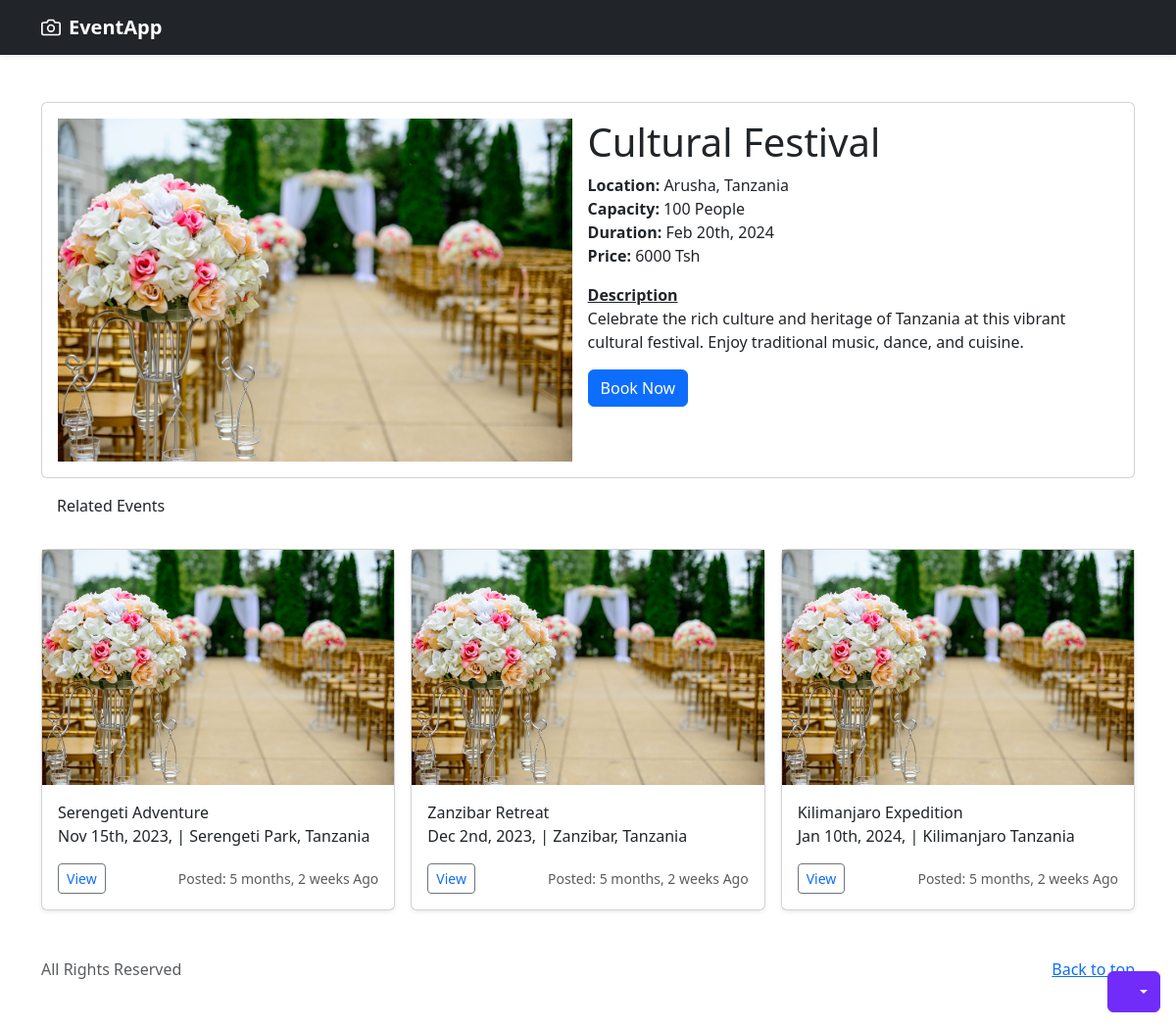
The page /event/12/ on the database its author committed.
### event/models.py (models this page shows)
class Event(models.Model):
    name = models.CharField(max_length=200, null=True, blank=True)
    location = models.CharField(max_length=200, null=True, blank=True)
    price = models.CharField(max_length=200, null=True, blank=True)
    time = models.DateTimeField(null=True, blank=True)
    maximum_people = models.IntegerField()
    hosts = models.CharField(max_length=200, null=True, blank=True)
    photo = models.ImageField(upload_to='event_photos/', blank=True, null=True)
    description = models.TextField(null=True, blank=True)
    created_date = models.DateTimeField(auto_now=True)

### event/views.py (the view)
# urls.py: path('event/<str:id>/', views.event, name='event'),
def event(request, id):
    event = Event.objects.get(id=id)
    venues = [i for i in range (3)]
    events =  Event.objects.all()[:3]
    context = {
        'event':event,
        'venues': venues,
        'events': events
    }
    return render(request, 'event.html', context)

### templates/event.html (shortened to what this page needs)
{% extends 'base.html' %}
{% load static %}
{% block content %}
  <body>
    <div class="dropdown position-fixed bottom-0 end-0 mb-3 me-3 bd-mode-toggle">
        <button class="btn btn-bd-primary py-2 dropdown-toggle d-flex align-items-center"
                id="bd-theme"
                type="button"
                aria-expanded="false"
                data-bs-toggle="dropdown"
                aria-label="Toggle theme (auto)">
          <svg class="bi my-1 theme-icon-active" width="1em" height="1em"><use href="#circle-half"></use></svg>
        </button>
      </div>
    <header data-bs-theme="dark">
      <div class="navbar navbar-dark bg-dark shadow-sm">
        <div class="container">
          <a href="{% url 'home' %}" class="navbar-brand d-flex align-items-center">
            <strong>EventApp</strong>
          </a>
        </div>
      </div>
    </header>
    <main>
      <div class="container mt-5">
        <div class="card">
          <div class="card-body">
            <div class="d-flex">
              <img
                src="{% static 'images/event1.jpg' %}"
                height="350px"
                width="50%"
                alt="{{ event.name }}"
              />
              <div class="p-3 pt-0">
                <h1>{{ event.name }} </h1>
                <p><strong> Location: </strong> {{ event.location }} <br>
                <strong>Capacity: </strong>  {{ event.maximum_people }} People<br><strong> Duration: </strong> {{ event.time|date:"M jS, Y" }}<br> <strong> Price: </strong> {{ event.price }} Tsh</p>
                <u ><strong> Description </u></strong><br>
                  {{ event.description }}
                  <button  type="button" class="btn btn-primary" data-bs-toggle="modal" data-bs-target="#confirmationModal">Book Now</a>
                  </button>
              </div>
            </div>
          </div>
        </div>
        <p class="p-3">Related Events</p>
        <div class="row row-cols-1 row-cols-sm-2 row-cols-md-3 g-3">
            {% for eventy in events %}
            <div class="col">
              <div class="card shadow-sm">
                <img src="{% static 'images/event1.jpg' %}" alt="">
                <div class="card-body">
                  <p class="card-text">{{ eventy.name }} <br>{{ eventy.time|date:"M jS, Y" }}, | {{ eventy.location }}</p>
                  <div class="d-flex justify-content-between align-items-center">
                    <div class="btn-group">
                      <button type="button" class="btn btn-sm btn-outline-secondary"><a class="text-decoration-none" href="{% url 'event' eventy.id %}">View</a></button>
                    </div>
                    <small class="text-body-secondary">Posted: {{ eventy.created_date | timesince }} Ago</small>
                  </div>
                </div>
              </div>
            </div>
            {% endfor %}
          </div>
      </div>
    </main>
    <footer class="text-body-secondary py-5">
      <div class="container">
        <p class="float-end mb-1">
          <a href="#">Back to top</a>
        </p>
        All Rights Reserved
      </div>
    </footer>
  </body>
  {% endblock content %}

### templates/base.html (shortened to what this page needs)
<!DOCTYPE html>
<html lang="en" data-bs-theme="auto">
  {% load static %}
  {% load tz %}
  {% load humanize %}
  <head>
    <link
      href="https://cdn.jsdelivr.net/npm/bootstrap@5.3.2/dist/css/bootstrap.min.css"
      rel="stylesheet"
    />
    <link rel="stylesheet" type="text/css" href="https://cdnjs.cloudflare.com/ajax/libs/toastr.js/latest/toastr.min.css">
    <link rel="stylesheet" href="{% static 'style.css' %}" />
  </head>
  {% block content %}
  {% endblock %}
</html>

### static/style.css (style rules this page uses)
.bi { vertical-align: -.125em; fill: currentColor; }
.btn-bd-primary { --bd-violet-bg: #712cf9; --bd-violet-rgb: 112.520718, 44.062154, 249.437846; --bs-btn-font-weight: 600; --bs-btn-color: var(--bs-white); --bs-btn-bg: var(--bd-violet-bg); --bs-btn-border-color: var(--bd-violet-bg); --bs-btn-hover-color: var(--bs-white); --bs-btn-hover-bg: #6528e0; --bs-btn-hover-border-color: #6528e0; --bs-btn-focus-shadow-rgb: var(--bd-violet-rgb); --bs-btn-active-color: var(--bs-btn-hover-color); --bs-btn-active-bg: #5a23c8; --bs-btn-active-border-color: #5a23c8; }
.bd-mode-toggle { z-index: 1500; }

### rows shown on the page
Event: name "Cultural Festival", location "Arusha, Tanzania", maximum_people "100", time "Feb 20th, 2024", price "6000", description "Celebrate the rich culture and heritage of Tanzania at this vibrant cultural festival. Enjoy traditional music, dance, and cuisine."
Event: name "Serengeti Adventure", time "Nov 15th, 2023", location "Serengeti Park, Tanzania", created_date "5 months, 2 weeks"
Event: name "Zanzibar Retreat", time "Dec 2nd, 2023", location "Zanzibar, Tanzania", created_date "5 months, 2 weeks"
Event: name "Kilimanjaro Expedition", time "Jan 10th, 2024", location "Kilimanjaro Tanzania", created_date "5 months, 2 weeks"
